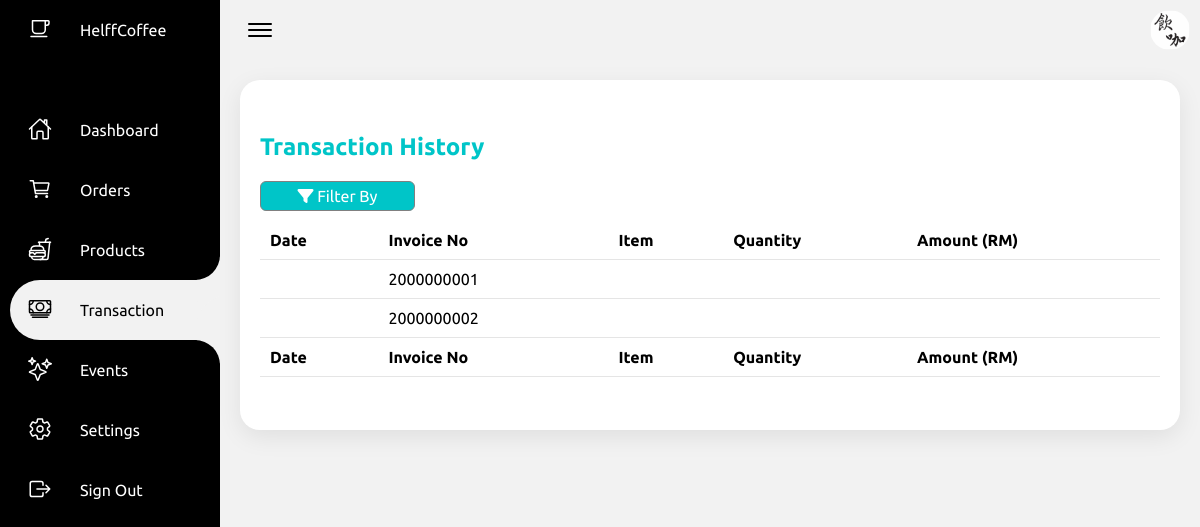
Page /Admin/transaction.php?latest=1 (signed in) on the earlier database version.
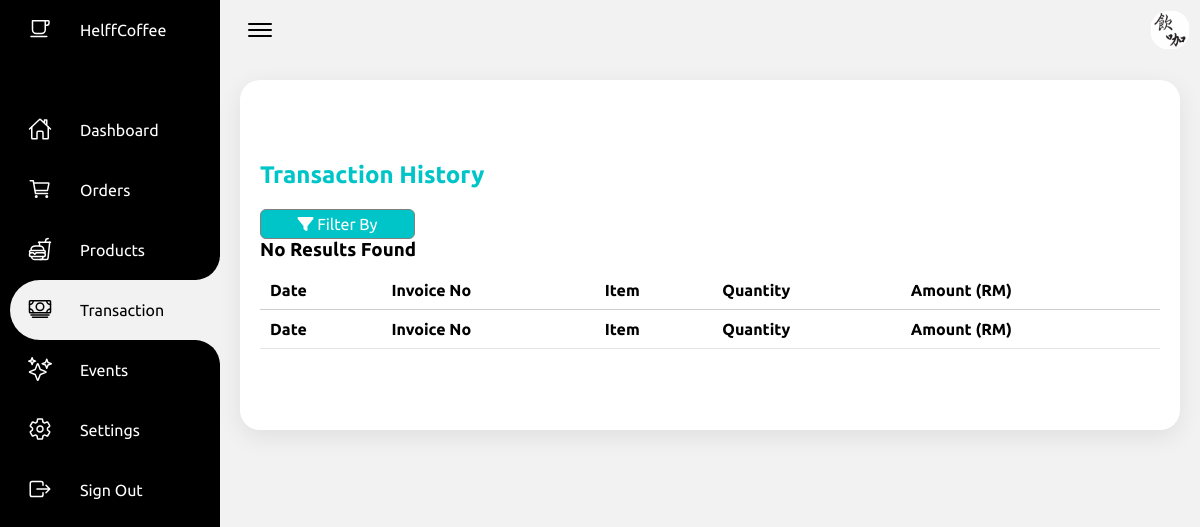
Same page on the later database version.
### tables this page shows
CREATE TABLE `transaction` (
  `trans_id` int(100) NOT NULL,
  `order_id` int(100) NOT NULL
);

### Admin/transaction.php (the view, shortened to what the changed rows need)
<?php
include "dbConnection.php"
?>
<!DOCTYPE html>
<html lang="en">
<head>
    <link rel="stylesheet" type="text/css" href="css/transaction.css">
</head>
<body>
    <?php
        if ($_SERVER["REQUEST_METHOD"] == "GET"){
            if(isset($_GET["latest"])){
                $sql = mysqli_query($conn, "select * from transaction");
            }else if(isset($_GET["today"])){
                $date1 = date('d');
                $date2 = date('m');
                $date3 = date('Y');
                $sql = mysqli_query($conn, "select * from transaction inner join orders on transaction.order_id = orders.order_id
                where DAY(order_date) = '$date1' AND MONTH(order_date) = '$date2' AND YEAR(order_Date) = '$date3'");
            }else if(isset($_GET["this-week"])){
                $date1 = date( 'W');
                $date2 = date( 'Y');
                $sql = mysqli_query($conn, "select * from transaction inner join orders on transaction.order_id = orders.order_id
                where WEEK(order_date) = '$date1' AND YEAR(order_date) = '$date2'");
            }else if(isset($_GET["this-month"])){
                $date2 = date('m');
                $date3 = date('Y');
                $sql = mysqli_query($conn, "select * from transaction inner join orders on transaction.order_id = orders.order_id
                where MONTH(order_date) = '$date2' AND YEAR(order_Date) = '$date3'");
            }
        }
    ?>
    <div class="container">
        <div class="main">
            <div class="table-box">
                <div class="transaction-table">
                    <div class="transaction-table-header">
                        <h2>Transaction History</h2>
                    </div>
                    <div class="transaction-table-content">
                        <table id="example" class="table table-striped">
                            <thead>
                                <tr>
                                    <th>Date</th>
                                    <th>Invoice No</th>
                                    <th>Item</th>
                                    <th>Quantity</th>
                                    <th>Amount (RM)</th>
                                </tr>
                            </thead>
                            <tbody>
                            <?php
                                if(isset($sql))
                                {
                                    if (mysqli_num_rows($sql) > 0) {
                                        while ($row = mysqli_fetch_assoc($sql)) {
                                            $sql1 = mysqli_query($conn, "select * from orders where order_id = '".$row['order_id']."';");
                                            $row1 = mysqli_fetch_assoc($sql1);
                                        ?>
                                        <tr>
                                            <td><?php echo $row1['order_date'] ?></td>
                                            <td><?php echo $row['trans_id']?></td>
                                            <td>
                                            </td>
                                            <td>
                                            </td>
                                            <td><?php echo $row1['order_amount'] ?></td>
                                        </tr>
                                <?php      }
                                    }else{
                                        echo "<tr><h3> No Results Found </h3></tr>";
                                    }
                                }  ?>
                            </tbody>
                            <tfoot>
                                <tr>
                                    <th>Date</th>
                                    <th>Invoice No</th>
                                    <th>Item</th>
                                    <th>Quantity</th>
                                    <th>Amount (RM)</th>
                                </tr>
                            </tfoot>
                        </table>
                    </div>
                </div>
            </div>
        </div>
    </div>
</body>
</html>

Differences in the rows shown:
removed transaction: trans_id "2000000001"
removed transaction: trans_id "2000000002"
Other differences:
text now shown: "No Results Found"
